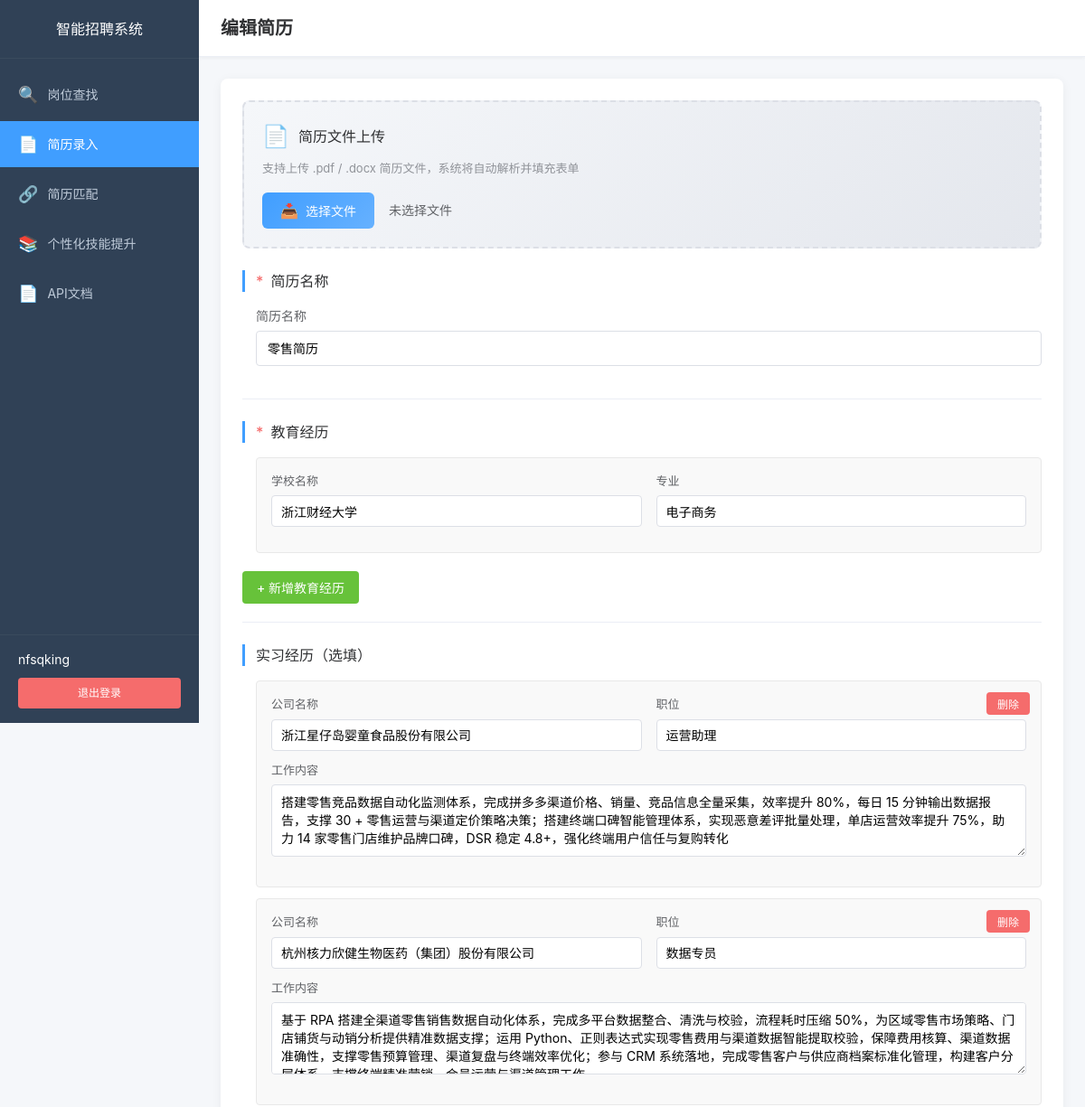
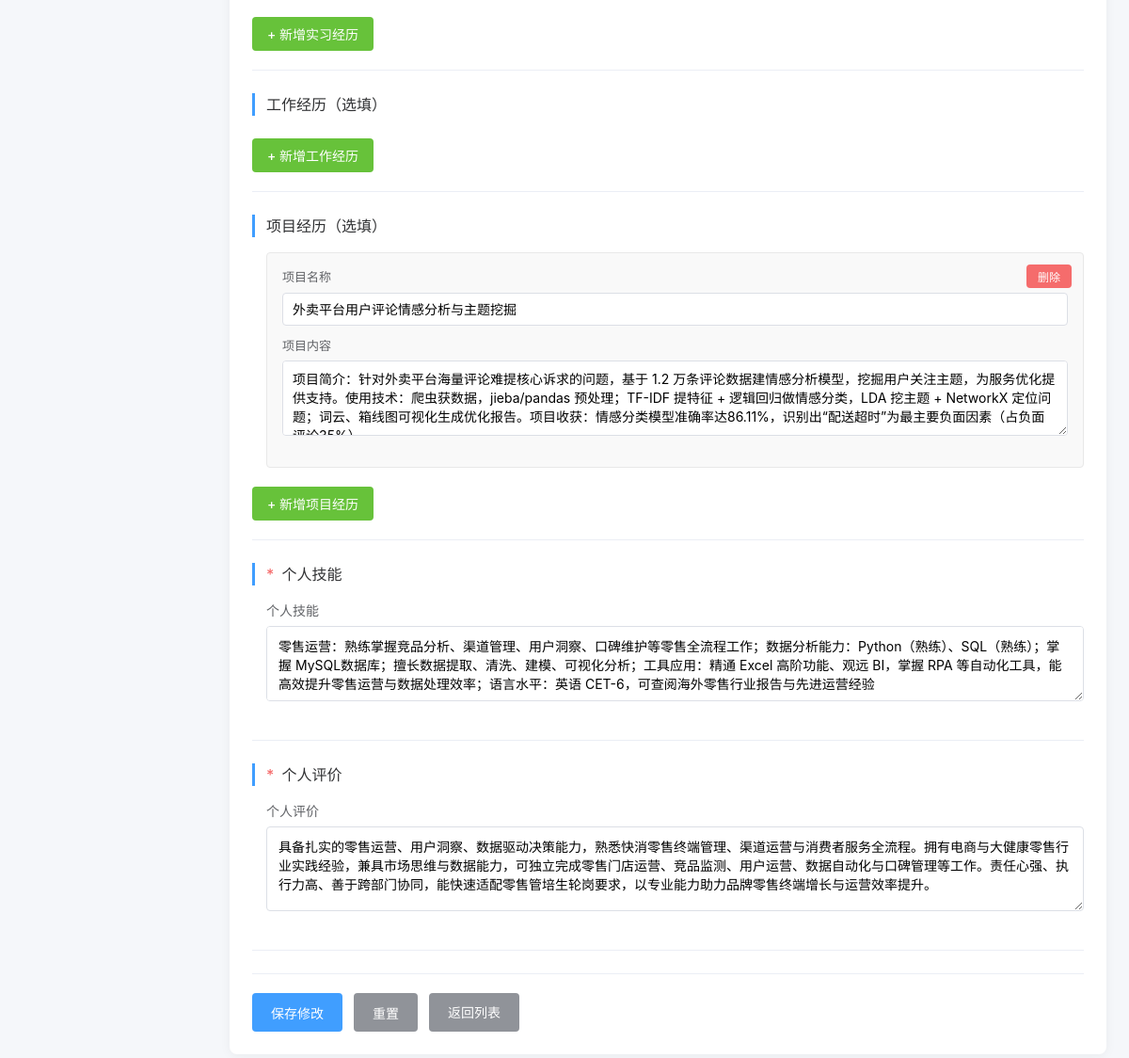
Screenshot of /resume/edit/2 (signed in) with the database file from the repository (2 pictures, top to bottom).
### app/models/user.py (models this page shows, shortened)
class User(UserMixin, db.Model):
    __tablename__ = 'users'
    id = db.Column(db.Integer, primary_key=True)
    username = db.Column(db.String(80), unique=True, nullable=False, index=True)
    email = db.Column(db.String(120), unique=True, nullable=False, index=True)
    password_hash = db.Column(db.String(255), nullable=False)
    nickname = db.Column(db.String(80))
    is_active = db.Column(db.Boolean, default=True)
    created_at = db.Column(db.DateTime, default=datetime.utcnow)
    updated_at = db.Column(db.DateTime, default=datetime.utcnow, onupdate=datetime.utcnow)

### app/models/resume.py (models this page shows, shortened)
class Resume(db.Model):
    __tablename__ = 'resumes'
    id = db.Column(db.Integer, primary_key=True)
    user_id = db.Column(db.Integer, db.ForeignKey('users.id'), nullable=False, index=True)
    resume_name = db.Column(db.String(100), nullable=False, default='默认简历')
    is_active = db.Column(db.Boolean, default=True, nullable=False)
    education = db.Column(db.Text, nullable=True)
    internship = db.Column(db.Text, nullable=True)
    work = db.Column(db.Text, nullable=True)
    project = db.Column(db.Text, nullable=True)
    skills = db.Column(db.Text, nullable=False)
    self_evaluation = db.Column(db.Text, nullable=False)
    created_at = db.Column(db.DateTime, default=datetime.utcnow)
    updated_at = db.Column(db.DateTime, default=datetime.utcnow, onupdate=datetime.utcnow)
    user = db.relationship('User', backref=db.backref('resumes', lazy='dynamic', cascade='all, delete-orphan'))
    job_matches = db.relationship('ResumeJobMatch', backref='resume', lazy='dynamic', cascade='all, delete-orphan')
    skill_suggestions = db.relationship('SkillSuggestion', backref='resume', lazy='dynamic', cascade='all, delete-orphan')

### app/routes/resume.py (the view, shortened to what this page needs)
@resume.route('/edit/<int:resume_id>', methods=['GET', 'POST'])
@login_required
def edit_resume(resume_id):
    existing_resume = Resume.query.filter_by(id=resume_id, user_id=current_user.id).first()
    if not existing_resume:
        flash('简历不存在', 'danger')
        return redirect(url_for('resume.list_resumes'))
    resume_data = prepare_resume_data(existing_resume)
    return render_template('resume/resume_input.html', resume=existing_resume, resume_data=resume_data, resume_name=existing_resume.resume_name)

### app/models/user.py (called while the page is built)
@login_manager.user_loader
def load_user(user_id: str):
    return User.query.get(int(user_id))

### app/routes/resume.py (called while the page is built)
def get_list_data(json_str):
    if not json_str:
        return []
    try:
        return json.loads(json_str)
    except:
        return []

def prepare_resume_data(resume):
    if not resume:
        return {}
    education_list = get_list_data(resume.education)
    internship_list = get_list_data(resume.internship)
    work_list = get_list_data(resume.work)
    project_list = get_list_data(resume.project)
    return {
        'education': education_list if education_list else [{'school': '', 'major': ''}],
        'internship': internship_list,
        'work': work_list,
        'project': project_list
    }

### app/templates/resume/resume_input.html (shortened to what this page needs)
{% extends "base.html" %}
{% block extra_css %}
<link rel="stylesheet" href="{{ url_for('static', filename='css/dashboard.css') }}">
<link rel="stylesheet" href="{{ url_for('static', filename='css/resume.css') }}">
{% endblock %}
{% block content %}
<div class="app-container">
    <aside class="sidebar">
        <div class="sidebar-header">
            <h2>智能招聘系统</h2>
        </div>
        <nav class="sidebar-nav">
            <ul class="nav-menu">
                <li class="nav-item">
                    <a href="{{ url_for('dashboard.index') }}" class="nav-link">
                        <span class="nav-icon">&#128269;</span>
                        <span class="nav-text">岗位查找</span>
                    </a>
                </li>
                <li class="nav-item active">
                    <a href="{{ url_for('resume.list_resumes') }}" class="nav-link">
                        <span class="nav-icon">&#128196;</span>
                        <span class="nav-text">简历录入</span>
                    </a>
                </li>
                <li class="nav-item">
                    <a href="{{ url_for('match.index') }}" class="nav-link">
                        <span class="nav-icon">&#128279;</span>
                        <span class="nav-text">简历匹配</span>
                    </a>
                </li>
                <li class="nav-item">
                    <a href="{{ url_for('skill_improvement.index') }}" class="nav-link">
                        <span class="nav-icon">&#128218;</span>
                        <span class="nav-text">个性化技能提升</span>
                    </a>
                </li>
                <li class="nav-item">
                    <a href="{{ url_for('api_docs.doc') }}" class="nav-link" target="_blank">
                        <span class="nav-icon">&#128196;</span>
                        <span class="nav-text">API文档</span>
                    </a>
                </li>
            </ul>
        </nav>
        <div class="sidebar-footer">
            <div class="user-info">
                <span class="user-name">{{ current_user.nickname or current_user.username }}</span>
            </div>
            <a href="{{ url_for('auth.logout') }}" class="logout-btn">退出登录</a>
        </div>
    </aside>
    <main class="main-content">
        <header class="main-header">
            <h1>{% if resume %}编辑简历{% else %}新建简历{% endif %}</h1>
        </header>
        <div class="content-wrapper">
            <div class="resume-form-container">
                <div class="upload-section">
                    <div class="upload-header">
                        <span class="upload-icon">&#128196;</span>
                        <span class="upload-title">简历文件上传</span>
                    </div>
                    <p class="upload-hint">支持上传 .pdf / .docx 简历文件，系统将自动解析并填充表单</p>
                    <div class="upload-area" id="uploadArea">
                        <button type="button" class="btn btn-upload" id="uploadBtn">
                            <span class="btn-icon">&#128229;</span>
                            选择文件
                        </button>
                        <span class="file-name" id="fileName">未选择文件</span>
                    </div>
                </div>
                <form method="POST" action="{% if resume %}{{ url_for('resume.edit_resume', resume_id=resume.id) }}{% else %}{{ url_for('resume.input_resume') }}{% endif %}" class="resume-form" id="resumeForm">
                    <div class="form-section">
                        <h3 class="section-title">
                            <span class="required-mark">*</span> 简历名称
                        </h3>
                        <div class="section-content">
                            <div class="form-group full-width">
                                <label for="resume_name">简历名称</label>
                                <input type="text" name="resume_name" id="resume_name" class="form-control" maxlength="100" placeholder="例如：求职产品经理、转行开发等" value="{{ resume_name if resume_name else (resume.resume_name if resume else '') }}">
                            </div>
                        </div>
                    </div>
                    <div class="form-section" data-section="education">
                        <h3 class="section-title">
                            <span class="required-mark">*</span> 教育经历
                        </h3>
                        <div class="section-content" id="education-container">
                        </div>
                        <button type="button" class="btn btn-add" onclick="addItem('education')">+ 新增教育经历</button>
                    </div>
                    <div class="form-section" data-section="internship">
                        <h3 class="section-title">实习经历（选填）</h3>
                        <div class="section-content" id="internship-container">
                        </div>
                        <button type="button" class="btn btn-add" onclick="addItem('internship')">+ 新增实习经历</button>
                    </div>
                    <div class="form-section" data-section="work">
                        <h3 class="section-title">工作经历（选填）</h3>
                        <button type="button" class="btn btn-add" onclick="addItem('work')">+ 新增工作经历</button>
                    </div>
                    <div class="form-section" data-section="project">
                        <h3 class="section-title">项目经历（选填）</h3>
                        <div class="section-content" id="project-container">
                        </div>
                        <button type="button" class="btn btn-add" onclick="addItem('project')">+ 新增项目经历</button>
                    </div>
                    <div class="form-section">
                        <h3 class="section-title">
                            <span class="required-mark">*</span> 个人技能
                        </h3>
                        <div class="section-content">
                            <div class="form-group full-width">
                                <label for="skills">个人技能</label>
                                <textarea name="skills" id="skills" class="form-control" rows="3" maxlength="500" placeholder="请输入个人技能，多项技能可用逗号或顿号分隔">{{ resume.skills if resume else '' }}</textarea>
                            </div>
                        </div>
                    </div>
                    <div class="form-section">
                        <h3 class="section-title">
                            <span class="required-mark">*</span> 个人评价
                        </h3>
                        <div class="section-content">
                            <div class="form-group full-width">
                                <label for="self_evaluation">个人评价</label>
                                <textarea name="self_evaluation" id="self_evaluation" class="form-control" rows="4" maxlength="500" placeholder="请输入个人评价">{{ resume.self_evaluation if resume else '' }}</textarea>
                            </div>
                        </div>
                    </div>
                    <div class="form-actions">
                        <button type="submit" class="btn btn-primary" id="submitBtn">{% if resume %}保存修改{% else %}创建简历{% endif %}</button>
                        <button type="button" class="btn btn-secondary" id="resetBtn">重置</button>
                        <a href="{{ url_for('resume.list_resumes') }}" class="btn btn-info">返回列表</a>
                    </div>
                </form>
            </div>
        </div>
    </main>
</div>
{% endblock %}

### app/static/css/base.css (style rules this page uses)
* { margin: 0; padding: 0; box-sizing: border-box; }
html, body { height: 100%; font-family: -apple-system, BlinkMacSystemFont, 'Segoe UI', 'PingFang SC', 'Hiragino Sans GB', 'Microsoft YaHei', sans-serif; font-size: 14px; line-height: 1.5; color: #333; background-color: #f5f7fa; }
a { color: #409eff; text-decoration: none; }
button { cursor: pointer; border: none; outline: none; font-family: inherit; }
input, select, textarea { font-family: inherit; font-size: inherit; outline: none; }
.btn { display: inline-block; padding: 10px 20px; font-size: 14px; font-weight: 500; border-radius: 4px; transition: all 0.3s ease; }
.btn-primary { background-color: #409eff; color: #fff; }
.btn-secondary { background-color: #909399; color: #fff; }
.form-group { margin-bottom: 16px; }
.form-group label { display: block; margin-bottom: 6px; font-weight: 500; color: #606266; }
.form-group input, .form-group select, .form-group textarea { width: 100%; padding: 10px 12px; border: 1px solid #dcdfe6; border-radius: 4px; transition: border-color 0.3s ease; }
.form-actions { display: flex; gap: 12px; margin-top: 20px; }

### app/static/css/dashboard.css (style rules this page uses)
.app-container { display: flex; min-height: 100vh; }
.sidebar { width: 220px; background: #304156; color: #bfcbd9; display: flex; flex-direction: column; position: fixed; height: 100vh; left: 0; top: 0; z-index: 100; }
.sidebar-header { padding: 20px; text-align: center; border-bottom: 1px solid #3a4a5d; }
.sidebar-header h2 { font-size: 16px; color: #fff; font-weight: 500; }
.sidebar-nav { flex: 1; padding: 10px 0; overflow-y: auto; }
.nav-menu { list-style: none; }
.nav-item { margin: 4px 0; }
.nav-link { display: flex; align-items: center; padding: 12px 20px; color: #bfcbd9; transition: all 0.3s ease; }
.nav-item.active .nav-link { background: #409eff; color: #fff; }
.nav-icon { font-size: 18px; margin-right: 10px; }
.nav-text { font-size: 14px; }
.sidebar-footer { padding: 16px 20px; border-top: 1px solid #3a4a5d; }
.user-info { margin-bottom: 10px; }
.user-name { font-size: 14px; color: #fff; }
.logout-btn { display: block; padding: 8px 16px; background: #f56c6c; color: #fff; border-radius: 4px; text-align: center; font-size: 12px; transition: background 0.3s ease; }
.main-content { flex: 1; margin-left: 220px; background: #f5f7fa; }
.main-header { background: #fff; padding: 16px 24px; border-bottom: 1px solid #ebeef5; box-shadow: 0 1px 4px rgba(0, 0, 0, 0.05); }
.main-header h1 { font-size: 20px; color: #303133; }
.content-wrapper { padding: 24px; }

### rows the page displays
User: nickname "nfsqking"
Resume: resume_name "零售简历", skills "零售运营：熟练掌握竞品分析、渠道管理、用户洞察、口碑维护等零售全流程工作；数据分析能力：Python（熟练）、SQL（熟练）；掌握 MySQL数据库；擅长数据提取、清洗、建模、可视化分析；工具应用：精通 Excel 高阶功能、观远 BI，掌握 RPA 等自动化工具，能高效提升零售运营与数据处理效率；语言水平：英语 CET-6，可查阅海外零售行业报告与先进运营经验", self_evaluation "具备扎实的零售运营、用户洞察、数据驱动决策能力，熟悉快消零售终端管理、渠道运营与消费者服务全流程。拥有电商与大健康零售行业实践经验，兼具市场思维与数据能力，可独立完成零售门店运营、竞品监测、用户运营、数据自动化与口碑管理等工作。责任心强、执行力高、善于跨部门协同，能快速适配零售管培生轮岗要求，以专业能力助力品牌零售终端增长与运营效率提升。"
